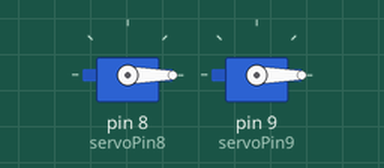
This sketch was run on a simulated Arduino Uno, built with avr-gcc and run on an emulated ATmega328P. Shown: 2 × servo.

Above: at 0.05 s.
At 2.15 s:
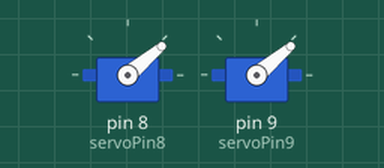
At 4.25 s:
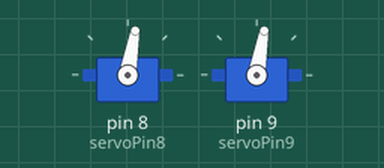
At 8.5 s:
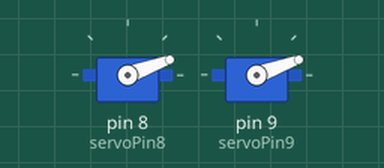
Timing chart, 0 to 11.7 s (numbered marks = the images above):
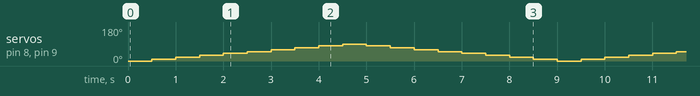

The sketch:

Main.ino
```cpp
#include <Servo.h>

int servoPin9 = 9;
int servoPin8 = 8 ;
Servo servo8;
Servo servo9;
int angle = 0;  // servo position in degrees

void setup() {
    servo8.attach(servoPin8);
    servo9.attach(servoPin9);
}

void loop() {

    // scan from 0 to 180 degrees
    for(angle = 0; angle < 90; angle+=10) {
        servo8.write(angle);
        servo9.write(angle);
        delay(500);
    }

    // now scan back from 180 to 0 degrees
    for(angle = 90; angle > 0; angle-=10) {
        servo8.write(angle);
        servo9.write(angle);
        delay(500);
    }
}
```

Measured:
- by itself, servo on pin 8 (servoPin8), servo on pin 9 (servoPin9): repeats every 9.0 s: 20° 0.50 s, 30° 0.50 s, 40° 0.50 s, 50° 0.50 s, 60° 0.50 s, 70° 0.50 s, 80° 0.50 s, 90° 0.50 s, 80° 0.50 s, 70° 0.50 s, 60° 0.50 s, 50° 0.50 s, 40° 0.50 s, 30° 0.50 s, 20° 0.50 s, 10° 0.50 s, 0° 0.50 s, 10° 0.50 s
